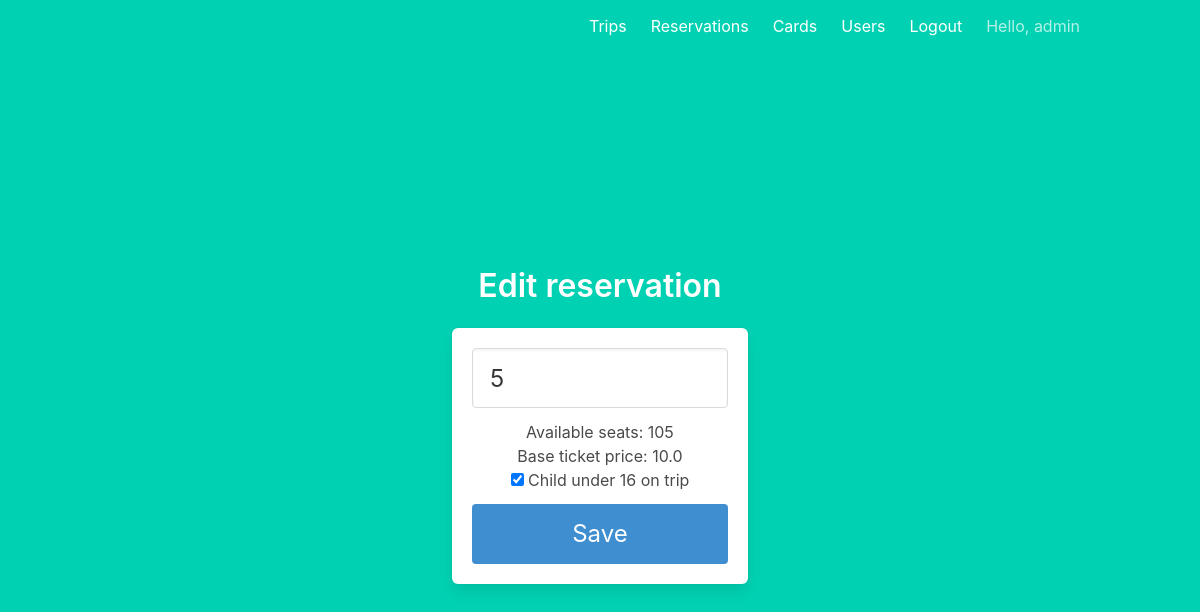
/reservations/5 (signed in), run on the app's committed database.
### models/user.py (models this page shows, shortened)
class User(db.Model, UserMixin):
    __tablename__ = "user"
    id = db.Column(db.Integer, primary_key=True)
    email = db.Column(db.String(100), unique=True)
    password = db.Column(db.String(100), nullable=False)
    username = db.Column(db.String(100), unique=True)
    firstname = db.Column(db.String(100), nullable=False)
    lastname = db.Column(db.String(100), nullable=False)
    age = db.Column(db.Integer, nullable=False)
    is_admin = db.Column(db.Boolean, nullable=False, default=False)
    train_card = db.relationship("TrainCard", backref="user", lazy=True, uselist=False)
    reservations = db.relationship("Reservation", backref="user", lazy=True)

### models/reservation.py (models this page shows, shortened)
class Reservation(db.Model):
    __tablename__ = "reservation"
    id = db.Column(db.Integer, primary_key=True)
    created_at = db.Column(db.DateTime, nullable=False, default=datetime.datetime.now())
    ticket_numbers = db.Column(db.Integer, nullable=False)
    sum_price = db.Column(db.Float, nullable=False)
    has_child = db.Column(db.Boolean, nullable=False, default=False)
    is_paid_for = db.Column(db.Boolean, nullable=False, default=False)
    trip_id = db.Column(db.Integer, db.ForeignKey("trip.id"), nullable=False)
    user_id = db.Column(db.Integer, db.ForeignKey("user.id"), nullable=False)

### models/trip.py (models this page shows, shortened)
class Trip(db.Model):
    __tablename__ = "trip"
    id = db.Column(db.Integer, primary_key=True)
    departure_datetime = db.Column(db.DateTime, nullable=False)
    arrival_datetime = db.Column(db.DateTime, nullable=False)
    departure_city = db.Column(db.String(100), nullable=False)
    arrival_city = db.Column(db.String(100), nullable=False)
    two_way_trip = db.Column(db.Boolean, nullable=False, default=False)
    available_seats = db.Column(db.Integer, nullable=False)
    base_ticket_price = db.Column(db.Float, nullable=False)
    reservations = db.relationship("Reservation", backref="trip", lazy=True)

### reservations.py (the view)
@reservations.route("/reservations/<int:id>")
@login_required
def edit(id):
    reservation = Reservation.query.filter_by(id=id).first()
    if not reservation:
        flash(f"Reservation with id {id} doesn't exist!", category="error")
        return redirect(url_for("reservations.list"))
    trip = Trip.query.filter_by(id=reservation.trip_id).first()
    return render_template(
        "/reservations/edit.html", reservation=reservation, trip=trip
    )

### templates/reservations/edit.html (shortened to what this page needs)
{% extends "base.html" %}
{% block content %}
<div class="column is-4 is-offset-4">
    <h3 class="title">Edit reservation</h3>
    <div class="box">
        <form method="POST" action="/reservations/{{reservation.id}}">
            <div class="field">
                <div class="control">
                    <input class="input is-large" type="number" name="ticket_numbers" placeholder="Number of tickets"
                        autofocus="" value="{{reservation.ticket_numbers}}">
                </div>
            </div>
            <p>Available seats: {{trip.available_seats}}</p>
            <p>Base ticket price: {{trip.base_ticket_price}}</p>
            <div class="field">
                <label class="checkbox">
                    {% if reservation.has_child %}
                    <input type="checkbox" name="has_child" checked>
                    {% else %}
                    <input type="checkbox" name="has_child">
                    {% endif %}
                    Child under 16 on trip
                </label>
            </div>
            <button class=" button is-block is-info is-large is-fullwidth">Save</button>
        </form>
    </div>
</div>
{% endblock %}

### templates/base.html (shortened to what this page needs)
<!DOCTYPE html>
<html>
<head>
    <link rel="stylesheet" href="https://cdnjs.cloudflare.com/ajax/libs/bulma/0.7.2/css/bulma.min.css" />
</head>
<body>
    <section class="hero is-primary is-fullheight">
        <div class="hero-head">
            <nav class="navbar">
                <div class="container">
                    <div id="navbarMenuHeroA" class="navbar-menu">
                        <div class="navbar-end">
                            {% if current_user.is_authenticated %}
                            <a href="{{ url_for('trips.list') }}" class="navbar-item">
                                Trips
                            </a>
                            <a href="{{ url_for('reservations.list') }}" class="navbar-item">
                                Reservations
                            </a>
                            <a href="{{ url_for('cards.manage') }}" class="navbar-item">
                                Cards
                            </a>
                            {% if current_user.is_admin %}
                            <a href="{{ url_for('users.list') }}" class="navbar-item">
                                Users
                            </a>
                            {% endif %}
                            <a href="{{ url_for('users.logout') }}" class="navbar-item">
                                Logout
                            </a>
                            <p class="navbar-item">
                                Hello, {{current_user.firstname}}
                            </p>
                            {% endif %}
                        </div>
                    </div>
                </div>
            </nav>
        </div>
        <div class="hero-body">
            <div class="container has-text-centered">
                {% block content %}
                {% endblock %}
            </div>
        </div>
    </section>
</body>
</html>

### data on the page
User: firstname "admin"
Reservation: ticket_numbers "5"
Trip: available_seats "105", base_ticket_price "10.0"
